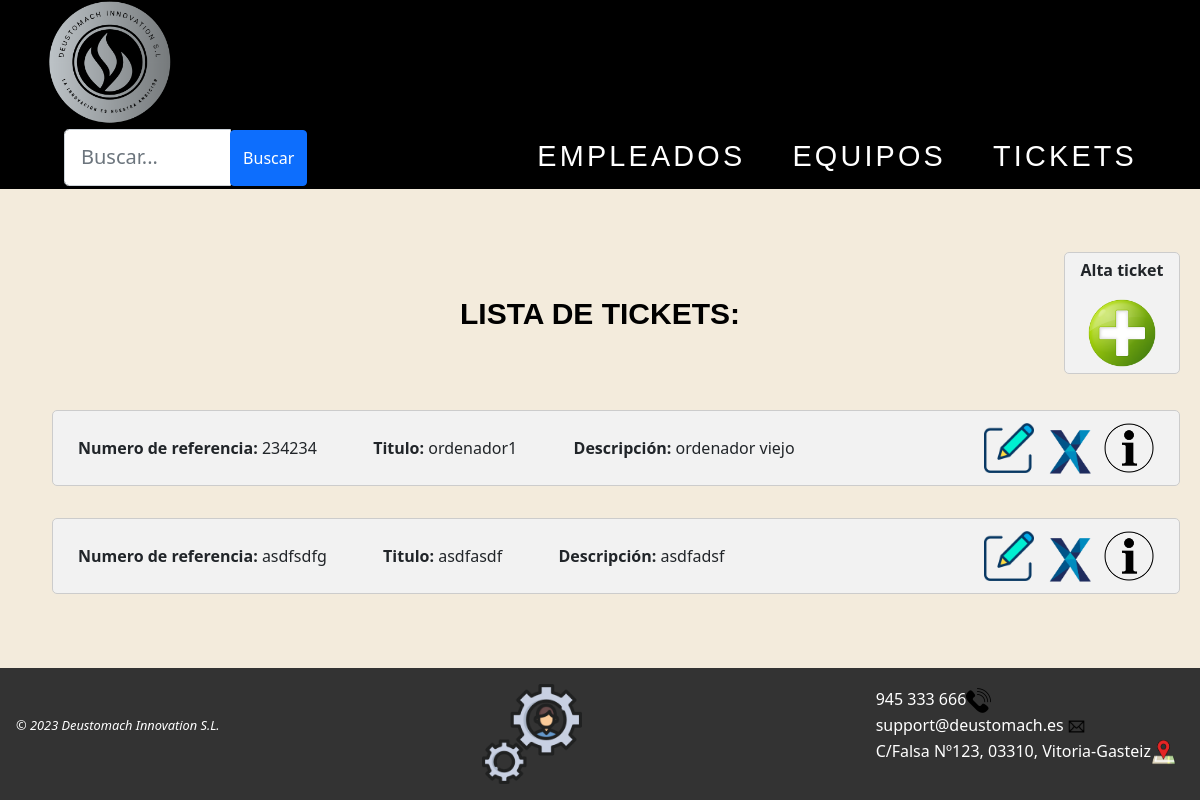
Page /AppWeb/listadoTickets/ on the earlier database version.
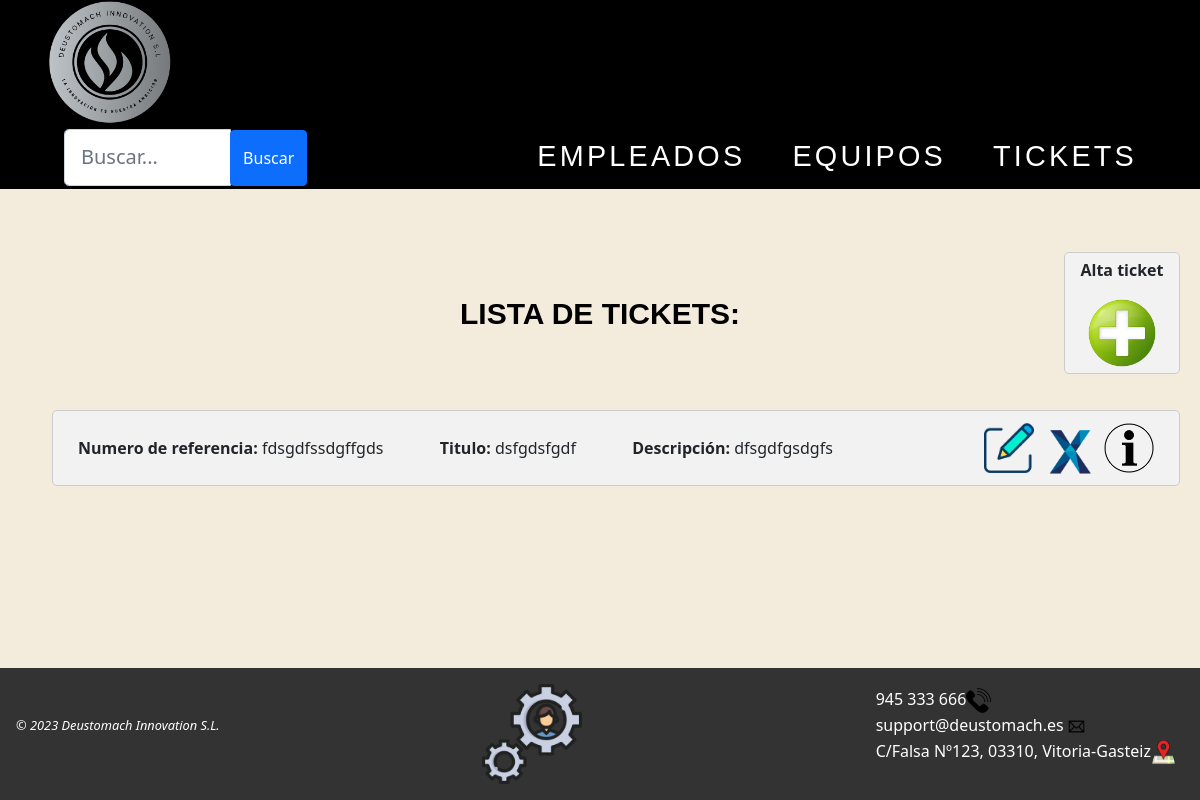
Same page on the later database version.
### AppWeb/models.py (models this page shows, shortened)
class Ticket(models.Model):
    nref = models.CharField(max_length = 20, unique=True)
    titulo = models.CharField(max_length = 10)
    descripcion = models.CharField(max_length = 50)
    fechaApertura = models.DateField(null=True, blank=True)
    fechaResolucion = models.DateField(null=True, blank=True)
    nivelUrgencia = models.ForeignKey('NivelUrgencia', on_delete=models.CASCADE) # relación one-to-many para seleccionar el nivel de urgencia
    tipo = models.ForeignKey('TipoTicket', on_delete=models.CASCADE) # relación one-to-many para seleccionar el tipo de ticket
    estado = models.ForeignKey('EstadoTicket', on_delete=models.CASCADE) # relación one-to-many para seleccionar el estado del ticket
    empleado = models.ForeignKey('Empleado', on_delete=models.CASCADE, default="") # relación one-to-many, un ticket solo es atendido por un empleado
    equipo = models.ForeignKey('Equipo', on_delete=models.CASCADE, default="") # relación one-to-many, un ticket solo puede tener un equipo
    comentarios = models.CharField(max_length = 40)

### AppWeb/views.py (the view)
# urls.py: path('AppWeb/listadoTickets/', views.ListaTicket.as_view(), name='listado-ticket'),
class ListaTicket(ListView):
    model = Ticket
    template_name = 'listadoTickets.html'
    context_object_name = 'tickets'
    def get_queryset(self):
        queryset = super().get_queryset()
        busqueda = self.request.GET.get("buscar")
        if busqueda:
            queryset = queryset.filter(
                Q(nref__icontains=busqueda) |
                Q(titulo__icontains=busqueda) |
                Q(descripcion__icontains=busqueda)
            ).distinct()
        return queryset

### AppWeb/Templates/listadoTickets.html (shortened to what this page needs)
{% extends "homeTickets.html" %}
{% load static %}
{% block contenido %}
<div class="contenido">
    <div id="totalalta">
        <div id="titulos">
            <h1>LISTA DE TICKETS:</h1>
        </div>
        <div id="mas">
            <p><b>Alta ticket</b></p>
            <a href="{% url 'gestion:crear-ticket' %}"><img class="centrado" src="{% static 'images/añadirusr.png' %}"
                    width="70px" title="Crear un empleado nuevo"></a>
        </div>
        {% if object_list %}
        {% for ti in object_list %}
        <ul>
            <div class="objetos">
                <b>Numero de referencia: </b>{{ti.nref}}</span> &emsp;&emsp;&emsp;
                <b>Titulo: </b>{{ti.titulo}}</span> &emsp;&emsp;&emsp;
                <b>Descripción: </b>{{ti.descripcion}}</span>
                <a id="objetos1" href="{% url 'gestion:detalle-ticket' ti.id %}"><img
                        src="{% static 'images/info.png' %}" title="Pulsa para ver los detalles del ticket"
                        width="50px"></a>
                <a id="objetos1" href="{% url 'gestion:borrar-ticket' ti.id %}"><img
                        src="{% static 'images/delete.png' %}" title="Haz clic para eliminar al ticket"
                        width="50px"></a>
                <a id="objetos1" href="{% url 'gestion:modificar-ticket' ti.id %}"><img
                        src="{% static 'images/editar.png' %}" title="Haz clic para editar este ticket"
                        width="50px"></a>
            </div>
        </ul>
        {% endfor %}
        {% else %}
        <h1>No hay tickets disponibles</h1>
        {% endif %}
    </div>
    {% endblock %}

Differences in the rows shown:
removed Ticket: nref "234234", titulo "ordenador1", descripcion "ordenador viejo"
removed Ticket: nref "asdfsdfg", titulo "asdfasdf", descripcion "asdfadsf"
added Ticket: nref "fdsgdfssdgffgds", titulo "dsfgdsfgdf", descripcion "dfsgdfgsdgfs"
